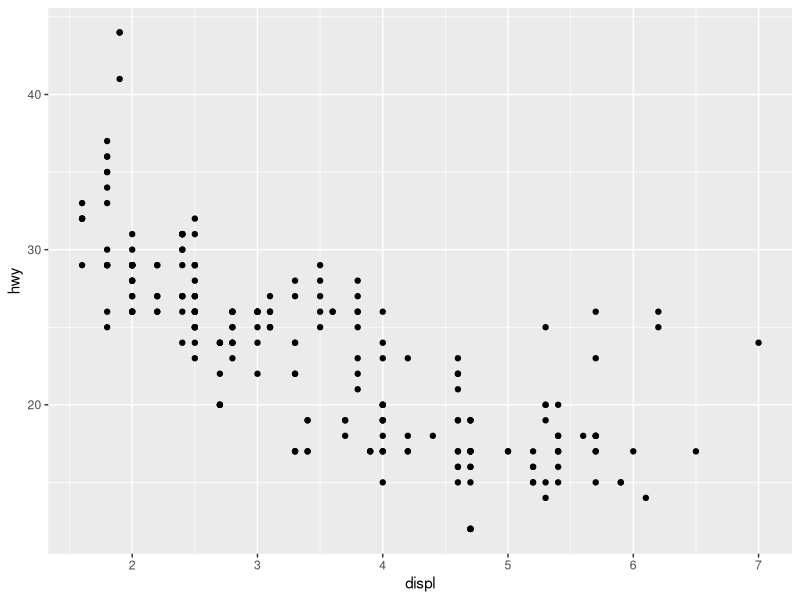
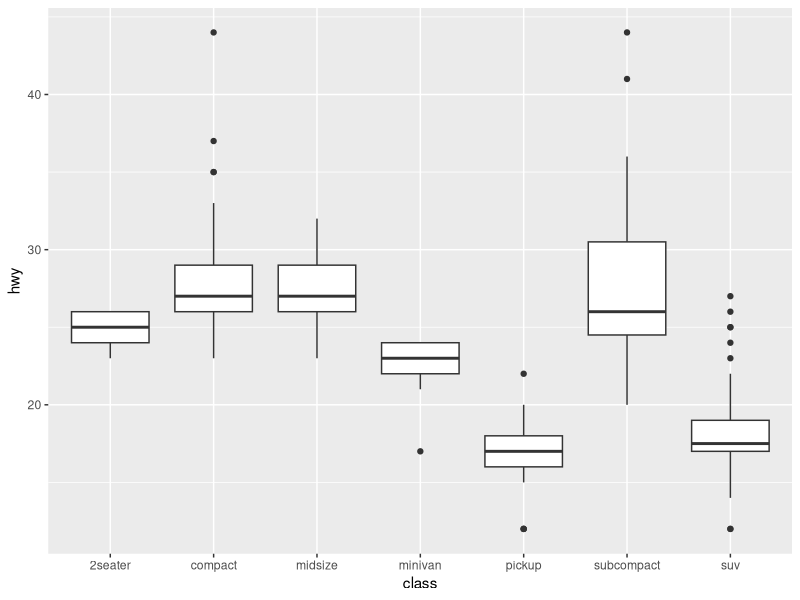
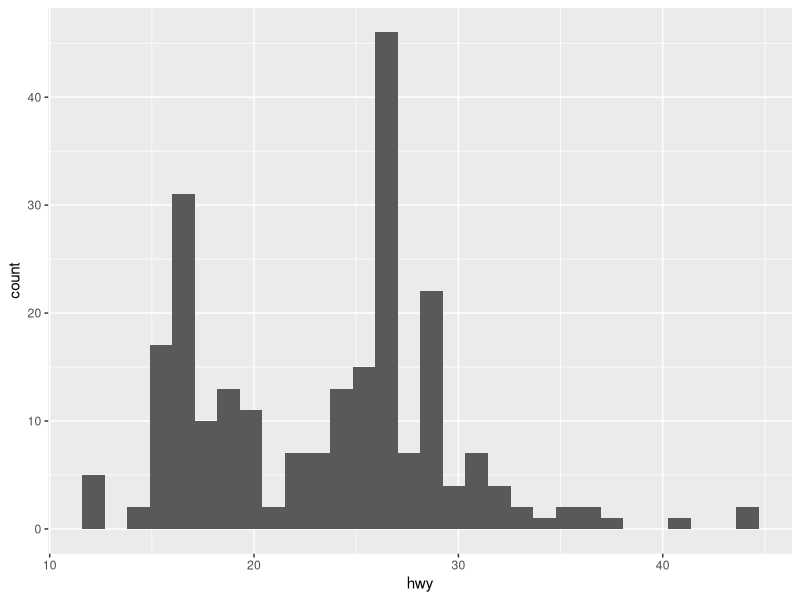
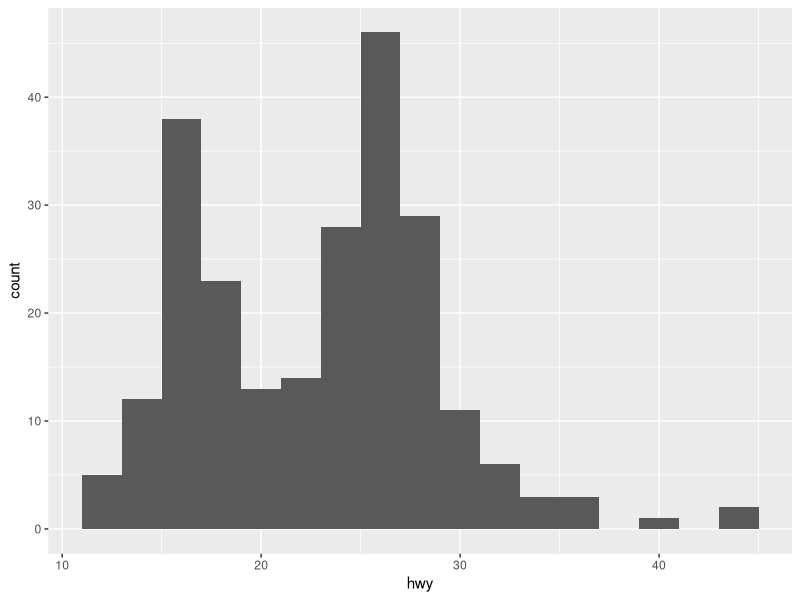
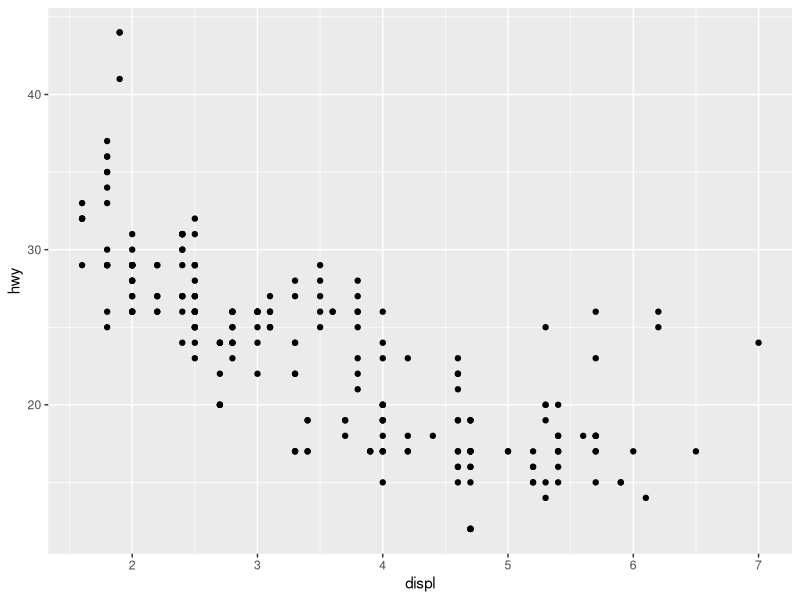
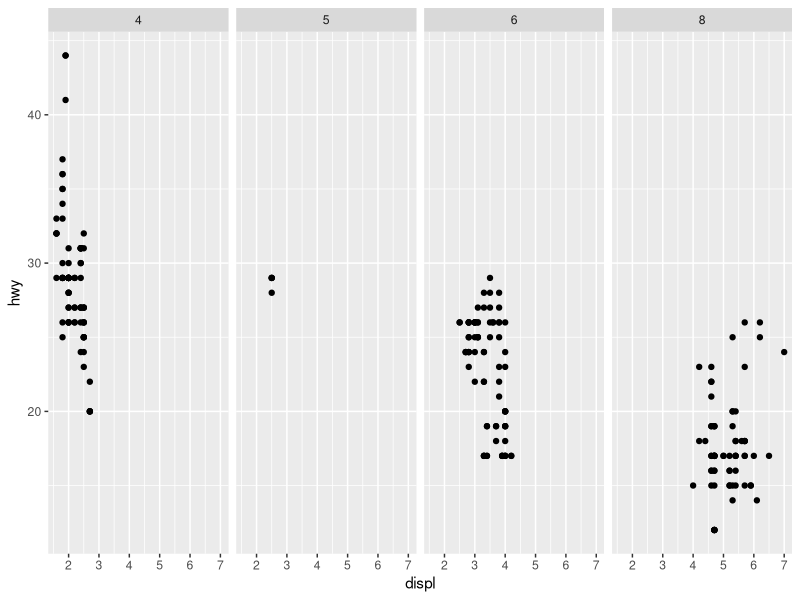
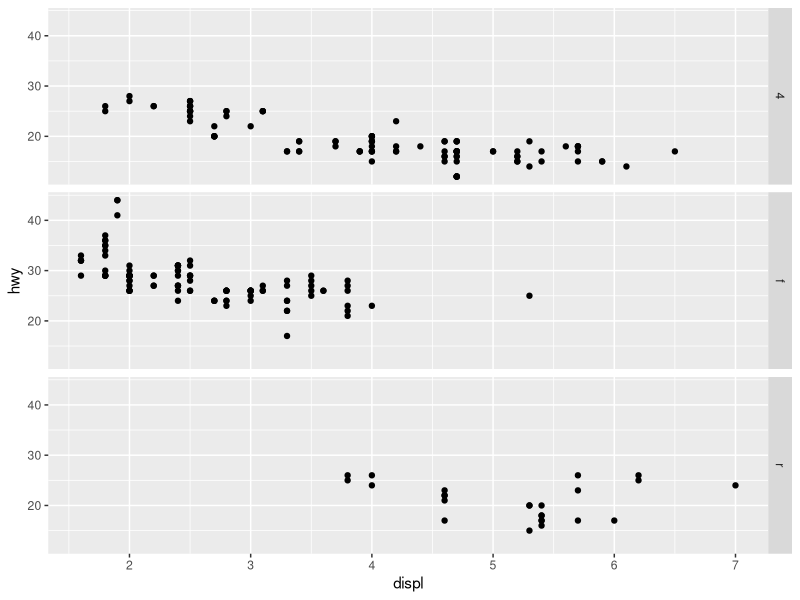
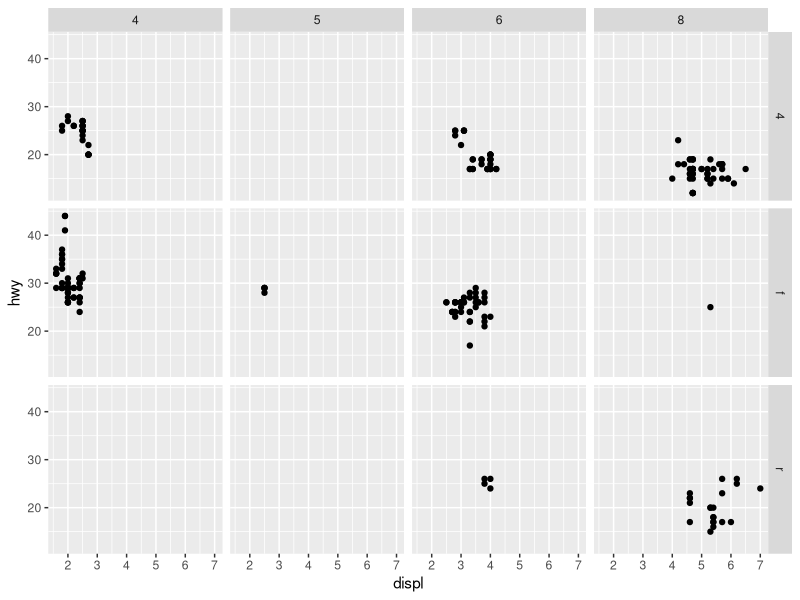

Write the R code that produced these figures, in order.
## ---- chunk 1
#| label: setup
#| include: false

library(tidyverse)

## ---- chunk 2
#| label: first-rows-mpg
head(mpg)
## ---- chunk 3
#| label: mpg-scatterplot
#add code
ggplot(mpg) +
  geom_point(aes(x = displ, y = hwy))
## ---- chunk 4
#| label: mpg-boxplot
ggplot(data = mpg) +
  geom_boxplot(mapping = aes(x = class, y = hwy))
## ---- chunk 5
#| label: mpg-histogram
ggplot(mpg) +
  geom_histogram(aes(x = hwy))
## ---- chunk 6
#| label: mpg-histogram-bins2

ggplot(mpg) +
  geom_histogram(aes(x = hwy), binwidth = 2)
## ---- chunk 7
#| label: mpg-scatterplot-experiment
ggplot(data = mpg) +
  geom_point(mapping = aes(x = displ, 
                           y = hwy))
## ---- chunk 8
#| label: add-label-help-me
# Makes a plot that the commands below will modify
q <- ggplot(mpg) + geom_point(aes(x = displ, y = hwy))

q + facet_grid(. ~ cyl)
q + facet_grid(drv ~ .)
q + facet_grid(drv ~ cyl)
q + facet_wrap(~ class)
## ---- chunk 9
#| label: add-label-6
## ---- chunk 10
ggplot(mpg) + 
  geom_point(aes(displ, hwy)) +
  geom_smooth(aes(displ, hwy)) 
#  ggsave("example.jpg")
